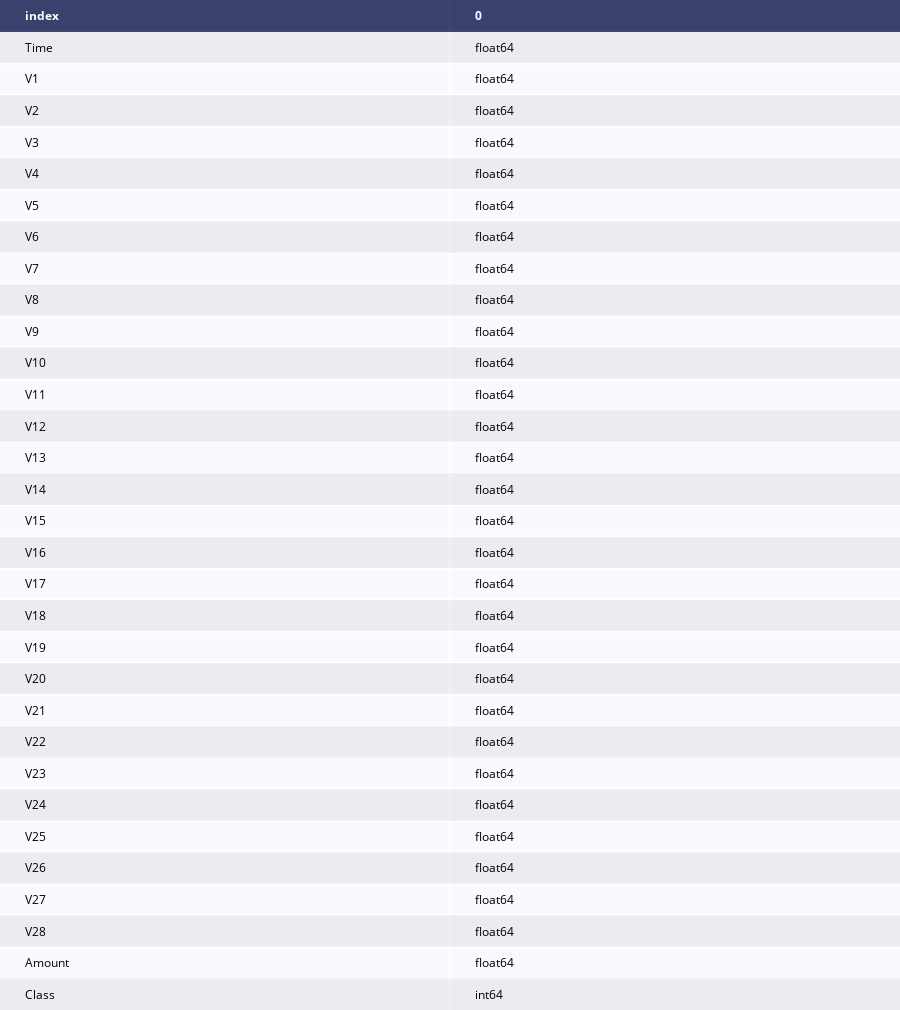

The notebook cell saved with this chart:
### Code cell
iplot(ff.create_table(train.dtypes.to_frame().reset_index().round(3)),filename='jupyter-table2')

### Figure 1 — Plotly figure (JSON) as saved in the notebook; plotly's stock layout.template omitted (floating-point values rounded to 4 significant figures)
{"data": [{"colorscale": [[0, "#00083e"], [0.5, "#ededee"], [1, "#ffffff"]], "hoverinfo": "none", "opacity": 0.75, "showscale": false, "type": "heatmap", "z": [[0, 0], [0.5, 0.5], [1, 1], [0.5, 0.5], [1, 1], [0.5, 0.5], [1, 1], [0.5, 0.5], [1, 1], [0.5, 0.5], [1, 1], [0.5, 0.5], [1, 1], [0.5, 0.5], [1, 1], [0.5, 0.5], [1, 1], [0.5, 0.5], [1, 1], [0.5, 0.5], [1, 1], [0.5, 0.5], [1, 1], [0.5, 0.5], [1, 1], [0.5, 0.5], [1, 1], [0.5, 0.5], [1, 1], [0.5, 0.5], [1, 1], [0.5, 0.5]]}], "layout": {"annotations": [{"align": "left", "font": {"color": "#ffffff"}, "showarrow": false, "text": "<b>index</b>", "x": -0.45, "xanchor": "left", "xref": "x", "y": 0, "yref": "y"}, {"align": "left", "font": {"color": "#ffffff"}, "showarrow": false, "text": "<b>0</b>", "x": 0.55, "xanchor": "left", "xref": "x", "y": 0, "yref": "y"}, {"align": "left", "font": {"color": "#000000"}, "showarrow": false, "text": "Time", "x": -0.45, "xanchor": "left", "xref": "x", "y": 1, "yref": "y"}, {"align": "left", "font": {"color": "#000000"}, "showarrow": false, "text": "float64", "x": 0.55, "xanchor": "left", "xref": "x", "y": 1, "yref": "y"}, {"align": "left", "font": {"color": "#000000"}, "showarrow": false, "text": "V1", "x": -0.45, "xanchor": "left", "xref": "x", "y": 2, "yref": "y"}, {"align": "left", "font": {"color": "#000000"}, "showarrow": false, "text": "float64", "x": 0.55, "xanchor": "left", "xref": "x", "y": 2, "yref": "y"}, {"align": "left", "font": {"color": "#000000"}, "showarrow": false, "text": "V2", "x": -0.45, "xanchor": "left", "xref": "x", "y": 3, "yref": "y"}, {"align": "left", "font": {"color": "#000000"}, "showarrow": false, "text": "float64", "x": 0.55, "xanchor": "left", "xref": "x", "y": 3, "yref": "y"}, {"align": "left", "font": {"color": "#000000"}, "showarrow": false, "text": "V3", "x": -0.45, "xanchor": "left", "xref": "x", "y": 4, "yref": "y"}, {"align": "left", "font": {"color": "#000000"}, "showarrow": false, "text": "float64", "x": 0.55, "xanchor": "left", "xref": "x", "y": 4, "yref": "y"}, {"align": "left", "font": {"color": "#000000"}, "showarrow": false, "text": "V4", "x": -0.45, "xanchor": "left", "xref": "x", "y": 5, "yref": "y"}, {"align": "left", "font": {"color": "#000000"}, "showarrow": false, "text": "float64", "x": 0.55, "xanchor": "left", "xref": "x", "y": 5, "yref": "y"}, {"align": "left", "font": {"color": "#000000"}, "showarrow": false, "text": "V5", "x": -0.45, "xanchor": "left", "xref": "x", "y": 6, "yref": "y"}, {"align": "left", "font": {"color": "#000000"}, "showarrow": false, "text": "float64", "x": 0.55, "xanchor": "left", "xref": "x", "y": 6, "yref": "y"}, {"align": "left", "font": {"color": "#000000"}, "showarrow": false, "text": "V6", "x": -0.45, "xanchor": "left", "xref": "x", "y": 7, "yref": "y"}, {"align": "left", "font": {"color": "#000000"}, "showarrow": false, "text": "float64", "x": 0.55, "xanchor": "left", "xref": "x", "y": 7, "yref": "y"}, {"align": "left", "font": {"color": "#000000"}, "showarrow": false, "text": "V7", "x": -0.45, "xanchor": "left", "xref": "x", "y": 8, "yref": "y"}, {"align": "left", "font": {"color": "#000000"}, "showarrow": false, "text": "float64", "x": 0.55, "xanchor": "left", "xref": "x", "y": 8, "yref": "y"}, {"align": "left", "font": {"color": "#000000"}, "showarrow": false, "text": "V8", "x": -0.45, "xanchor": "left", "xref": "x", "y": 9, "yref": "y"}, {"align": "left", "font": {"color": "#000000"}, "showarrow": false, "text": "float64", "x": 0.55, "xanchor": "left", "xref": "x", "y": 9, "yref": "y"}, {"align": "left", "font": {"color": "#000000"}, "showarrow": false, "text": "V9", "x": -0.45, "xanchor": "left", "xref": "x", "y": 10, "yref": "y"}, {"align": "left", "font": {"color": "#000000"}, "showarrow": false, "text": "float64", "x": 0.55, "xanchor": "left", "xref": "x", "y": 10, "yref": "y"}, {"align": "left", "font": {"color": "#000000"}, "showarrow": false, "text": "V10", "x": -0.45, "xanchor": "left", "xref": "x", "y": 11, "yref": "y"}, {"align": "left", "font": {"color": "#000000"}, "showarrow": false, "text": "float64", "x": 0.55, "xanchor": "left", "xref": "x", "y": 11, "yref": "y"}, {"align": "left", "font": {"color": "#000000"}, "showarrow": false, "text": "V11", "x": -0.45, "xanchor": "left", "xref": "x", "y": 12, "yref": "y"}, {"align": "left", "font": {"color": "#000000"}, "showarrow": false, "text": "float64", "x": 0.55, "xanchor": "left", "xref": "x", "y": 12, "yref": "y"}, {"align": "left", "font": {"color": "#000000"}, "showarrow": false, "text": "V12", "x": -0.45, "xanchor": "left", "xref": "x", "y": 13, "yref": "y"}, {"align": "left", "font": {"color": "#000000"}, "showarrow": false, "text": "float64", "x": 0.55, "xanchor": "left", "xref": "x", "y": 13, "yref": "y"}, {"align": "left", "font": {"color": "#000000"}, "showarrow": false, "text": "V13", "x": -0.45, "xanchor": "left", "xref": "x", "y": 14, "yref": "y"}, {"align": "left", "font": {"color": "#000000"}, "showarrow": false, "text": "float64", "x": 0.55, "xanchor": "left", "xref": "x", "y": 14, "yref": "y"}, {"align": "left", "font": {"color": "#000000"}, "showarrow": false, "text": "V14", "x": -0.45, "xanchor": "left", "xref": "x", "y": 15, "yref": "y"}, {"align": "left", "font": {"color": "#000000"}, "showarrow": false, "text": "float64", "x": 0.55, "xanchor": "left", "xref": "x", "y": 15, "yref": "y"}, {"align": "left", "font": {"color": "#000000"}, "showarrow": false, "text": "V15", "x": -0.45, "xanchor": "left", "xref": "x", "y": 16, "yref": "y"}, {"align": "left", "font": {"color": "#000000"}, "showarrow": false, "text": "float64", "x": 0.55, "xanchor": "left", "xref": "x", "y": 16, "yref": "y"}, {"align": "left", "font": {"color": "#000000"}, "showarrow": false, "text": "V16", "x": -0.45, "xanchor": "left", "xref": "x", "y": 17, "yref": "y"}, {"align": "left", "font": {"color": "#000000"}, "showarrow": false, "text": "float64", "x": 0.55, "xanchor": "left", "xref": "x", "y": 17, "yref": "y"}, {"align": "left", "font": {"color": "#000000"}, "showarrow": false, "text": "V17", "x": -0.45, "xanchor": "left", "xref": "x", "y": 18, "yref": "y"}, {"align": "left", "font": {"color": "#000000"}, "showarrow": false, "text": "float64", "x": 0.55, "xanchor": "left", "xref": "x", "y": 18, "yref": "y"}, {"align": "left", "font": {"color": "#000000"}, "showarrow": false, "text": "V18", "x": -0.45, "xanchor": "left", "xref": "x", "y": 19, "yref": "y"}, {"align": "left", "font": {"color": "#000000"}, "showarrow": false, "text": "float64", "x": 0.55, "xanchor": "left", "xref": "x", "y": 19, "yref": "y"}, {"align": "left", "font": {"color": "#000000"}, "showarrow": false, "text": "V19", "x": -0.45, "xanchor": "left", "xref": "x", "y": 20, "yref": "y"}, {"align": "left", "font": {"color": "#000000"}, "showarrow": false, "text": "float64", "x": 0.55, "xanchor": "left", "xref": "x", "y": 20, "yref": "y"}, {"align": "left", "font": {"color": "#000000"}, "showarrow": false, "text": "V20", "x": -0.45, "xanchor": "left", "xref": "x", "y": 21, "yref": "y"}, {"align": "left", "font": {"color": "#000000"}, "showarrow": false, "text": "float64", "x": 0.55, "xanchor": "left", "xref": "x", "y": 21, "yref": "y"}, {"align": "left", "font": {"color": "#000000"}, "showarrow": false, "text": "V21", "x": -0.45, "xanchor": "left", "xref": "x", "y": 22, "yref": "y"}, {"align": "left", "font": {"color": "#000000"}, "showarrow": false, "text": "float64", "x": 0.55, "xanchor": "left", "xref": "x", "y": 22, "yref": "y"}, {"align": "left", "font": {"color": "#000000"}, "showarrow": false, "text": "V22", "x": -0.45, "xanchor": "left", "xref": "x", "y": 23, "yref": "y"}, {"align": "left", "font": {"color": "#000000"}, "showarrow": false, "text": "float64", "x": 0.55, "xanchor": "left", "xref": "x", "y": 23, "yref": "y"}, {"align": "left", "font": {"color": "#000000"}, "showarrow": false, "text": "V23", "x": -0.45, "xanchor": "left", "xref": "x", "y": 24, "yref": "y"}, {"align": "left", "font": {"color": "#000000"}, "showarrow": false, "text": "float64", "x": 0.55, "xanchor": "left", "xref": "x", "y": 24, "yref": "y"}, {"align": "left", "font": {"color": "#000000"}, "showarrow": false, "text": "V24", "x": -0.45, "xanchor": "left", "xref": "x", "y": 25, "yref": "y"}, {"align": "left", "font": {"color": "#000000"}, "showarrow": false, "text": "float64", "x": 0.55, "xanchor": "left", "xref": "x", "y": 25, "yref": "y"}, {"align": "left", "font": {"color": "#000000"}, "showarrow": false, "text": "V25", "x": -0.45, "xanchor": "left", "xref": "x", "y": 26, "yref": "y"}, {"align": "left", "font": {"color": "#000000"}, "showarrow": false, "text": "float64", "x": 0.55, "xanchor": "left", "xref": "x", "y": 26, "yref": "y"}, {"align": "left", "font": {"color": "#000000"}, "showarrow": false, "text": "V26", "x": -0.45, "xanchor": "left", "xref": "x", "y": 27, "yref": "y"}, {"align": "left", "font": {"color": "#000000"}, "showarrow": false, "text": "float64", "x": 0.55, "xanchor": "left", "xref": "x", "y": 27, "yref": "y"}, {"align": "left", "font": {"color": "#000000"}, "showarrow": false, "text": "V27", "x": -0.45, "xanchor": "left", "xref": "x", "y": 28, "yref": "y"}, {"align": "left", "font": {"color": "#000000"}, "showarrow": false, "text": "float64", "x": 0.55, "xanchor": "left", "xref": "x", "y": 28, "yref": "y"}, {"align": "left", "font": {"color": "#000000"}, "showarrow": false, "text": "V28", "x": -0.45, "xanchor": "left", "xref": "x", "y": 29, "yref": "y"}, {"align": "left", "font": {"color": "#000000"}, "showarrow": false, "text": "float64", "x": 0.55, "xanchor": "left", "xref": "x", "y": 29, "yref": "y"}, {"align": "left", "font": {"color": "#000000"}, "showarrow": false, "text": "Amount", "x": -0.45, "xanchor": "left", "xref": "x", "y": 30, "yref": "y"}, {"align": "left", "font": {"color": "#000000"}, "showarrow": false, "text": "float64", "x": 0.55, "xanchor": "left", "xref": "x", "y": 30, "yref": "y"}, {"align": "left", "font": {"color": "#000000"}, "showarrow": false, "text": "Class", "x": -0.45, "xanchor": "left", "xref": "x", "y": 31, "yref": "y"}, {"align": "left", "font": {"color": "#000000"}, "showarrow": false, "text": "int64", "x": 0.55, "xanchor": "left", "xref": "x", "y": 31, "yref": "y"}], "height": 1010, "margin": {"b": 0, "l": 0, "r": 0, "t": 0}, "xaxis": {"dtick": 1, "gridwidth": 2, "showticklabels": false, "tick0": -0.5, "ticks": "", "zeroline": false}, "yaxis": {"autorange": "reversed", "dtick": 1, "gridwidth": 2, "showticklabels": false, "tick0": 0.5, "ticks": "", "zeroline": false}}}
